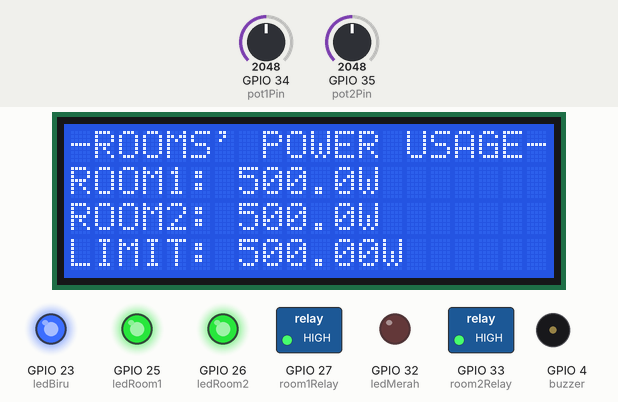
Recording of a sketch running on a simulated ESP32. On the bench: 20×4 character LCD, switched loads named in the sketch (green lamp = pin HIGH), output pins drawn as LEDs (lit = HIGH), buzzer (waves = sounding, pin HIGH). The inputs (shaded band) are chosen by the test bench; at power-on: GPIO 34 (pot1Pin) = 2048, GPIO 35 (pot2Pin) = 2048. WiFi joins after 1.5 s; servers stay silent unless stated; web services answer with replies made up by the test bench; what the sketch prints to the serial monitor is not drawn.

Above: at 2.7 s.
2.8 s: GPIO 34 (pot1Pin) set to 2124
At 4.3 s:
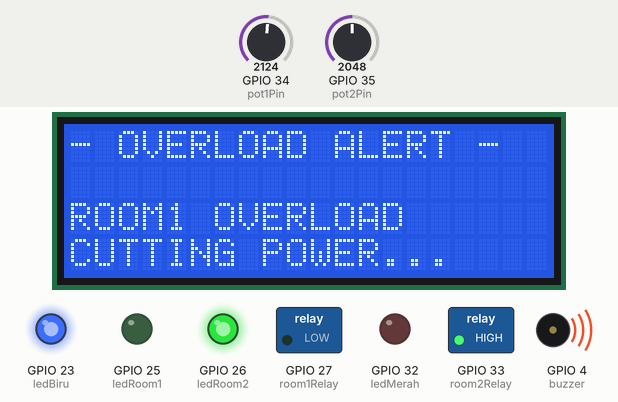
6.9 s: GPIO 35 (pot2Pin) set to 2115
At 11.3 s:
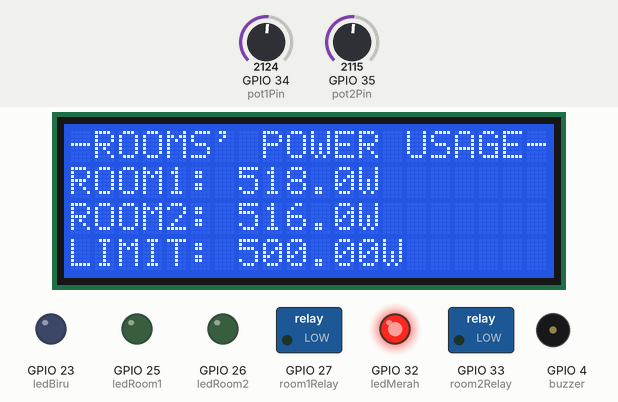
11.4 s: GPIO 34 (pot1Pin) set to 2047
At 14.4 s:
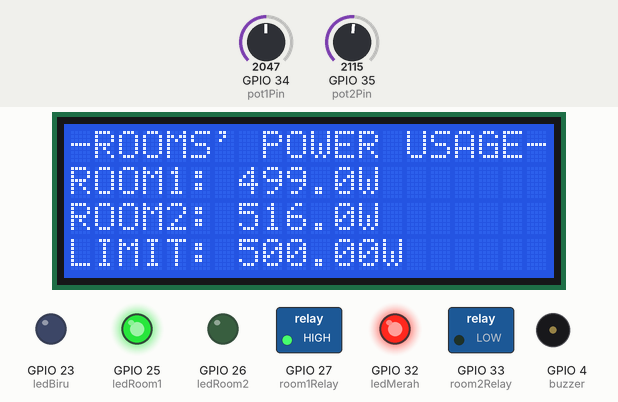
14.7 s: GPIO 35 (pot2Pin) set to 2047
At 16.1 s:
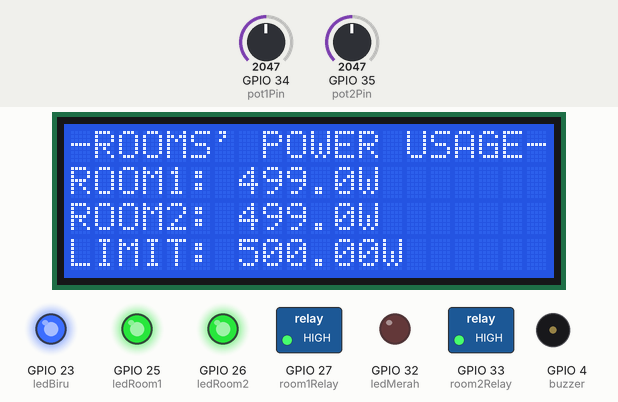
17.7 s: GPIO 35 (pot2Pin) set to 2866
At 20.2 s:
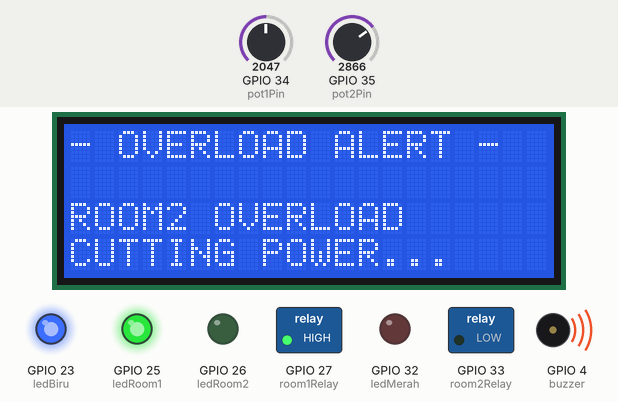
22.8 s: GPIO 34 (pot1Pin) set to 1228
At 25.9 s:
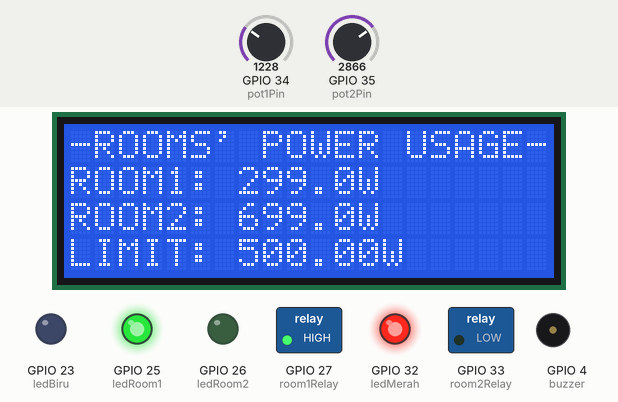
Timing chart, 0 to 27.0 s (numbered marks = the images above; inputs shaded):
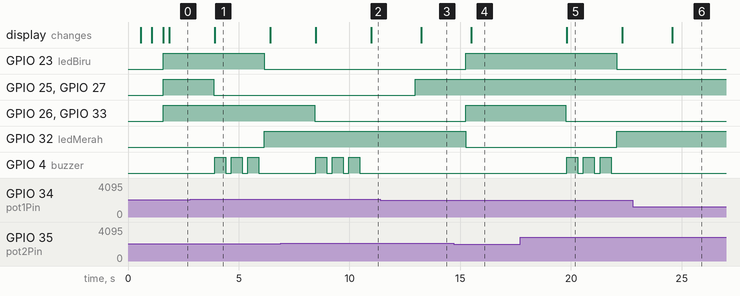

The sketch:

sketch.ino
```cpp
#include <WiFi.h>
#include <LiquidCrystal_I2C.h>
#include <HTTPClient.h>

#define room1Relay 27
#define room2Relay 33
#define ledRoom1   25
#define ledRoom2   26
#define ledMerah   32
#define ledBiru    23
#define buzzer     4

#define pot1Pin    34
#define pot2Pin    35

LiquidCrystal_I2C lcd(0x27, 20, 4);

const char* ssid = "Wokwi-GUEST";
const char* pass = "";

const String apiKey = "FKHL0012GO4G75F3";
const String server = "http://api.thingspeak.com/update";

float power1 = 0, power2 = 0;
float maxPower = 500;
bool c1State = true, c2State = true;

void setup() {
  Serial.begin(115200);
  WiFi.begin(ssid, pass);

  lcd.init();
  lcd.backlight();
  lcd.setCursor(0, 0);
  lcd.print("Connecting WiFi");
  while (WiFi.status() != WL_CONNECTED) {
    delay(500);
    Serial.print(".");
    lcd.print(".");
  }

  lcd.clear();
  lcd.setCursor(0, 0);
  lcd.print("WiFi Connected");

  pinMode(room1Relay, OUTPUT);
  pinMode(room2Relay, OUTPUT);
  pinMode(ledRoom1, OUTPUT);
  pinMode(ledRoom2, OUTPUT);
  pinMode(ledMerah, OUTPUT);
  pinMode(ledBiru, OUTPUT);
  pinMode(buzzer, OUTPUT);

  digitalWrite(room1Relay, HIGH);
  digitalWrite(room2Relay, HIGH);
  digitalWrite(ledRoom1, HIGH);
  digitalWrite(ledRoom2, HIGH);
  digitalWrite(ledMerah, LOW);
  digitalWrite(ledBiru, HIGH);
  digitalWrite(buzzer, LOW);
}

void loop() {
  power1 = map(analogRead(pot1Pin), 0, 4095, 0, 1000);
  power2 = map(analogRead(pot2Pin), 0, 4095, 0, 1000);

  bool overload1 = power1 > maxPower;
  bool overload2 = power2 > maxPower;

  if (overload1 && c1State) {
    digitalWrite(room1Relay, LOW);
    digitalWrite(ledRoom1, LOW);
    c1State = false;
    alert_display("ROOM1 OVERLOAD");
    alert_buzzer();
  } else if (!overload1 && !c1State) {
    digitalWrite(room1Relay, HIGH);
    digitalWrite(ledRoom1, HIGH);
    c1State = true;
  }

  if (overload2 && c2State) {
    digitalWrite(room2Relay, LOW);
    digitalWrite(ledRoom2, LOW);
    c2State = false;
    alert_display("ROOM2 OVERLOAD");
    alert_buzzer();
  } else if (!overload2 && !c2State) {
    digitalWrite(room2Relay, HIGH);
    digitalWrite(ledRoom2, HIGH);
    c2State = true;
  }

  if (overload1 || overload2) {
    digitalWrite(ledMerah, HIGH);
    digitalWrite(ledBiru, LOW);
  } else {
    digitalWrite(ledMerah, LOW);
    digitalWrite(ledBiru, HIGH);
  }

  send_thingspeak(power1, power2);
  homedisplay();
  delay(2000);
}

void homedisplay() {
  lcd.clear();
  lcd.setCursor(0, 0); lcd.print("-ROOMS' POWER USAGE-");
  lcd.setCursor(0, 1); lcd.print("ROOM1: "); lcd.print(power1, 1); lcd.print("W");
  lcd.setCursor(0, 2); lcd.print("ROOM2: "); lcd.print(power2, 1); lcd.print("W");
  lcd.setCursor(0, 3); lcd.print("LIMIT: "); lcd.print(maxPower); lcd.print("W");
}

void alert_display(String msg) {
  lcd.clear();
  lcd.setCursor(0, 0); lcd.print("- OVERLOAD ALERT -");
  lcd.setCursor(0, 2); lcd.print(msg);
  lcd.setCursor(0, 3); lcd.print("CUTTING POWER...");
}

void alert_buzzer() {
  for (int i = 0; i < 3; i++) {
    digitalWrite(buzzer, HIGH);
    delay(500);
    digitalWrite(buzzer, LOW);
    delay(250);
  }
}

void send_thingspeak(float p1, float p2) {
  if (WiFi.status() == WL_CONNECTED) {
    HTTPClient http;
    String url = server + "?api_key=" + apiKey + "&field1=" + p1 + "&field2=" + p2;
    http.begin(url);
    int httpCode = http.GET();
    http.end();
  }
}
```

Measured:
- the behaviour switches between 2051 and 2052 on GPIO 34 (pot1Pin) (found by bisection; images 0 and 1)
- the behaviour switches between 2051 and 2052 on GPIO 35 (pot2Pin) (found by bisection; images 1 and 2)
- after the input at 2.8 s, GPIO 23 (ledBiru): HIGH → LOW after 3.4 s; GPIO 25 (ledRoom1), GPIO 27 (room1Relay): HIGH → LOW after 1.1 s; GPIO 32 (ledMerah): LOW → HIGH after 3.4 s; GPIO 4 (buzzer): alternates HIGH for 0.50 s and LOW for 0.25 s, starting after 1.1 s; the display: changes after 1.1 s (image 1)
- after the input at 6.9 s, GPIO 26 (ledRoom2), GPIO 33 (room2Relay): HIGH → LOW after 1.5 s; GPIO 4 (buzzer): alternates HIGH for 0.50 s and LOW for 0.25 s, starting after 1.6 s; the display: first changes after 1.6 s (image 2 shows a later state)
- after the input at 11.4 s, GPIO 25 (ledRoom1), GPIO 27 (room1Relay): LOW → HIGH after 1.6 s; the display: changes after 1.8 s (image 3)
- after the input at 14.7 s, GPIO 23 (ledBiru), GPIO 26 (ledRoom2), GPIO 33 (room2Relay): LOW → HIGH after 0.54 s; GPIO 32 (ledMerah): HIGH → LOW after 0.54 s; the display: changes after 0.80 s (image 4)
- after the input at 17.7 s, GPIO 23 (ledBiru): HIGH → LOW after 4.4 s; GPIO 26 (ledRoom2), GPIO 33 (room2Relay): HIGH → LOW after 2.1 s; GPIO 32 (ledMerah): LOW → HIGH after 4.4 s; GPIO 4 (buzzer): alternates HIGH for 0.50 s and LOW for 0.25 s, starting after 2.1 s; the display: changes after 2.1 s (image 5)
- after the input at 22.8 s, the display: changes after 1.8 s (image 6)
